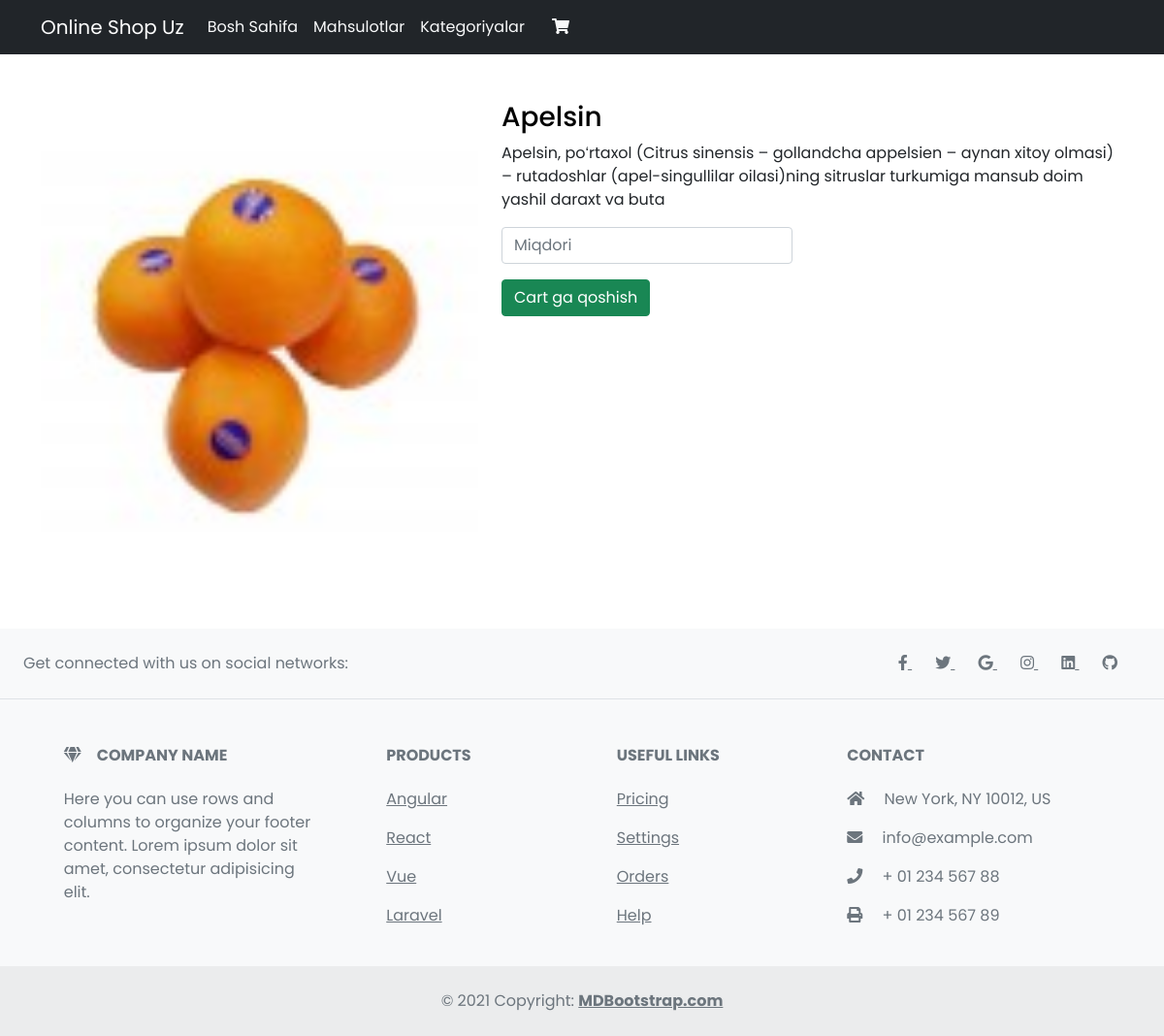
/detail/4/, run on the app's committed database.
### shop/models.py (models this page shows)
class Product(models.Model):
    COLORS = (
        ('white', 'WHITE'),
        ('black', 'BLACK'),
        ('blue', 'BLUE'),
        ('green', 'GREEN'),
        ('yellow', 'YELLOW'),
        ('red', 'RED'),
        ('tomato', 'TOMATO'),
        ('pink', 'PINK'),
        ('teal', 'TEAL'),
        ('brown', 'BROWN'),
    )
    name = models.CharField("Name", max_length=100)
    slug = models.SlugField("*", max_length=100)
    category = models.ForeignKey(
        Category,
        on_delete=models.PROTECT,
        related_name='products'
        )
    image = models.ImageField("Product image", upload_to='product_images/')
    price = models.PositiveIntegerField("Price", default=0)
    description = models.TextField("About product")
    in_stock = models.PositiveIntegerField("Count", default=1)
    colors = models.ManyToManyField(Colors, related_name="colors", null=True, blank=True)
    discount = models.CharField("Discount", max_length=10, blank=True)
    def __str__(self):
        return f"{self.name}"
    class Meta:
        ordering = ["-id"]

### shop/views.py (the view)
# urls.py: path("detail/<int:p_id>/", views.detail, name='detail'),
def detail(request, p_id):
    obj = Product.objects.select_related("category").get(id=p_id)
    category = obj.category
    related_product = Product.objects.filter(category=category)
    print(obj)
    context = {
        "object":obj,
        "products": related_product
    }
    return render(request, "detail.html", context)

### shop/context_pro.py (called while the page is built)
def view_all(request):
    context = {
        'banners': BannerHeader.objects.all(),
        'categories': Category.objects.all(),
    }
    return context

### templates/detail.html (shortened to what this page needs)
{% extends 'base.html' %}
  {% block content %}
      <div class="container mt-5">
        <div class="row">
            <div class="col-md-5">
                <div class="image-content-hidden">
                    <img src="{{ object.image.url }}" class="w-100 hoverabel-animation" alt="">
                </div>
            </div>
            <div class="col-md-7">
                <h3 class="title">{{ object.name }}</h3>
                <p>{{ object.description }}</p>
                <div class="add-content form-group">
                    <input type="number" class="form-control" style="width: 300px;" placeholder="Miqdori">
                    <button class="btn btn-success mt-3" onclick="AddToCartQty( {{ object.id }}, this.parentElement.children[0].value )">Cart ga qoshish</button>
                </div>
            </div>
        </div>
      </div>
      <br>
      <br>
{% endblock %}

### staticfiles/css/style.css (style rules this page uses)
* { margin: 0; padding: 0; box-sizing: border-box; font-family: 'Poppins', sans-serif; }
.title { color: #000; text-decoration: none; }
.image-content-hidden { width: 100%; height: auto; overflow: hidden; }
.hoverabel-animation { transition: all 0.5s; }

### templates/base.html (style rules this page uses)
* { margin: 0; padding: 0; box-sizing: border-box; font-family: 'Poppins', sans-serif; }
.title { color: #000; text-decoration: none; }
.image-content-hidden { width: 100%; height: auto; overflow: hidden; }
.hoverabel-animation { transition: all 0.5s; }

### data on the page
Product: image (picture), name "Apelsin", description "Apelsin, poʻrtaxol (Citrus sinensis – gollandcha appelsien – aynan xitoy olmasi) – rutadoshlar (apel-singullilar oilasi)ning sitruslar turkumiga mansub doim yashil daraxt va buta"
